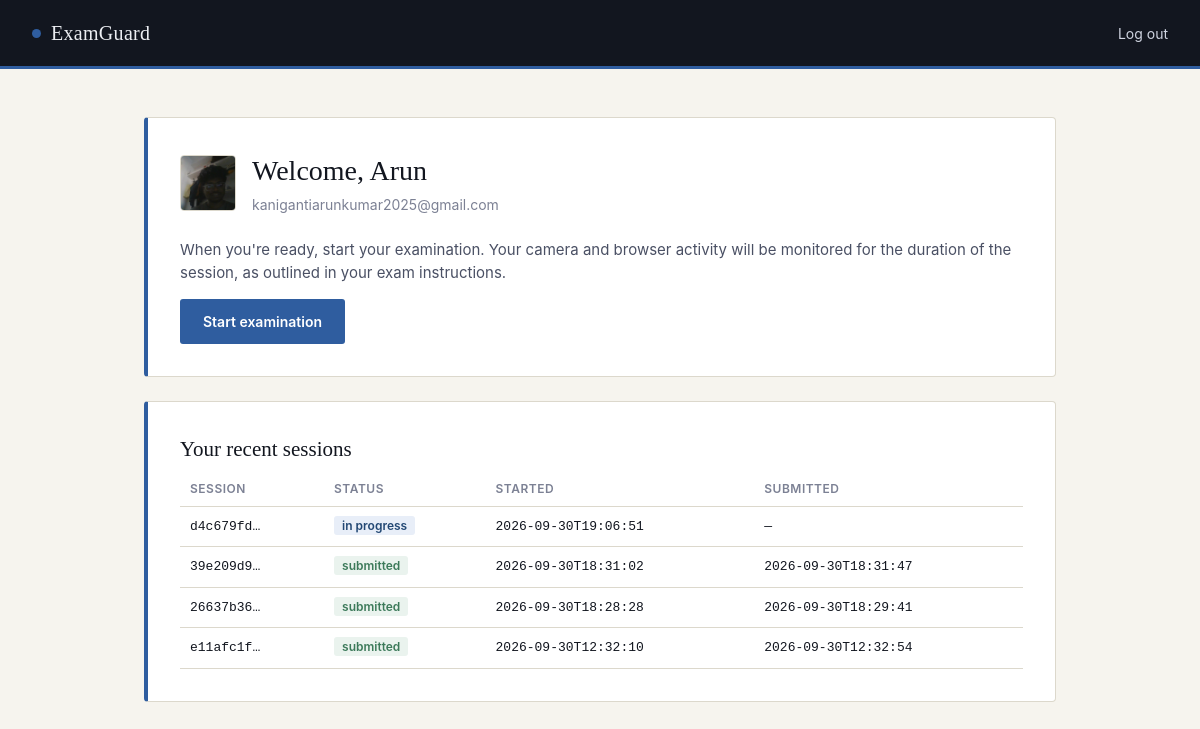
/dashboard (signed in), run on the app's committed database.
### tables this page shows
CREATE TABLE candidates (
            id INTEGER PRIMARY KEY AUTOINCREMENT,
            name TEXT NOT NULL,
            email TEXT UNIQUE NOT NULL,
            password TEXT NOT NULL,
            photo TEXT,
            created_at TEXT DEFAULT (datetime('now'))
        );

CREATE TABLE exam_sessions (
            id INTEGER PRIMARY KEY AUTOINCREMENT,
            candidate_id INTEGER NOT NULL,
            session_id TEXT UNIQUE NOT NULL,
            status TEXT NOT NULL DEFAULT 'in_progress',
            started_at TEXT NOT NULL,
            paused_at TEXT,
            resumed_at TEXT,
            submitted_at TEXT,
            FOREIGN KEY (candidate_id) REFERENCES candidates(id)
        );

### app.py (the view)
@app.route("/dashboard")
def dashboard():
    if "candidate_id" not in session:
        return redirect(url_for("login"))
    candidate_id = session["candidate_id"]
    connection = get_db()
    try:
        candidate = connection.execute("""
            SELECT * FROM candidates WHERE id = ?
        """, (candidate_id,)).fetchone()
        if not candidate:
            session.clear()
            return redirect(url_for("login"))
        recent_sessions = connection.execute("""
            SELECT session_id, status, started_at, submitted_at
            FROM exam_sessions
            WHERE candidate_id = ?
            ORDER BY started_at DESC
            LIMIT 5
        """, (candidate_id,)).fetchall()
        return render_template(
            "dashboard.html",
            candidate=candidate,
            recent_sessions=recent_sessions,
        )
    finally:
        connection.close()

### database.py (called while the page is built)
def get_db():
    os.makedirs(DATABASE_DIR, exist_ok=True)
    connection = sqlite3.connect(DATABASE)
    connection.row_factory = sqlite3.Row
    connection.execute("PRAGMA foreign_keys = ON")
    return connection

### templates/dashboard.html (shortened to what this page needs)
{% extends "base.html" %}
{% block nav_links %}
    <a href="{{ url_for('logout') }}">Log out</a>
{% endblock %}
{% block content %}
    <div class="card">
        <div class="identity-row">
            {% if candidate['photo'] %}
                <img class="candidate-avatar" src="/{{ candidate['photo'] }}" alt="Candidate photo">
            {% endif %}
            <div>
                <h1 style="margin-bottom:2px;">Welcome, {{ candidate['name'] }}</h1>
                <p class="subtitle" style="margin:0;">{{ candidate['email'] }}</p>
            </div>
        </div>
        <p style="color:var(--slate);">
            When you're ready, start your examination. Your camera and browser activity
            will be monitored for the duration of the session, as outlined in your
            exam instructions.
        </p>
        <a href="{{ url_for('start_exam') }}" class="btn btn-primary">Start examination</a>
    </div>
    <div class="card">
        <h2>Your recent sessions</h2>
        {% if recent_sessions %}
            <table>
                <thead>
                    <tr>
                        <th>Session</th>
                        <th>Status</th>
                        <th>Started</th>
                        <th>Submitted</th>
                    </tr>
                </thead>
                <tbody>
                    {% for s in recent_sessions %}
                    <tr>
                        <td>{{ s['session_id'][:8] }}…</td>
                        <td>
                            {% if s['status'] == 'submitted' %}
                                <span class="badge badge-submitted">submitted</span>
                            {% elif s['status'] == 'paused' %}
                                <span class="badge badge-paused">paused</span>
                            {% else %}
                                <span class="badge badge-progress">in progress</span>
                            {% endif %}
                        </td>
                        <td>{{ s['started_at'][:19] }}</td>
                        <td>{{ s['submitted_at'][:19] if s['submitted_at'] else '—' }}</td>
                    </tr>
                    {% endfor %}
                </tbody>
            </table>
        {% else %}
            <p class="helper-text">No exam sessions yet.</p>
        {% endif %}
    </div>
{% endblock %}

### templates/base.html (shortened to what this page needs)
<!DOCTYPE html>
<html lang="en">
<head>
    <link rel="stylesheet" href="{{ url_for('static', filename='css/style.css') }}">
</head>
<body>
    <header class="navbar">
        <div class="navbar-brand">
            <span class="logo-dot"></span> ExamGuard
        </div>
        <div class="navbar-links">
            {% block nav_links %}{% endblock %}
        </div>
    </header>
    <main class="{% block main_class %}page{% endblock %}">
        {% block content %}{% endblock %}
    </main>
</body>
</html>

### static/css/style.css (style rules this page uses)
:root { --ink: #12161f; --ink-soft: #1c2333; --paper: #f6f4ee; --paper-raised: #ffffff; --rule: #dcd8cc; --slate: #4a5064; --slate-soft: #7c8194; --signal: #2f5d9f; --signal-dark: #234874; --confirm: #3c7a5a; --warn: #b4791e; --danger: #a83a3a; --serif: Georgia, "Iowan Old Style", "Times New Roman", serif; --sans: -apple-system, "Segoe UI", Roboto, Helvetica, Arial, sans-serif; --mono: "SFMono-Regular", Consolas, "Liberation Mono", Menlo, monospace; }
* { box-sizing: border-box; }
html, body { margin: 0; padding: 0; background: var(--paper); color: var(--ink); font-family: var(--sans); font-size: 15px; line-height: 1.5; }
.navbar { background: var(--ink); color: #eceef2; padding: 18px 32px; display: flex; align-items: center; justify-content: space-between; border-bottom: 3px solid var(--signal); }
.navbar-brand { font-family: var(--serif); font-size: 20px; letter-spacing: 0.3px; display: flex; align-items: center; gap: 10px; }
.logo-dot { width: 9px; height: 9px; background: var(--signal); display: inline-block; border-radius: 50%; }
.navbar-links { display: flex; gap: 20px; font-size: 14px; }
.navbar-links a { color: #cfd4e0; text-decoration: none; }
.page { max-width: 960px; margin: 0 auto; padding: 48px 24px 80px; }
.card { background: var(--paper-raised); border: 1px solid var(--rule); border-left: 4px solid var(--signal); border-radius: 4px; padding: 32px; }
.card + .card { margin-top: 24px; }
h1, h2, h3 { font-family: var(--serif); font-weight: normal; margin: 0 0 6px; color: var(--ink); }
h1 { font-size: 28px; }
h2 { font-size: 21px; }
.subtitle { color: var(--slate-soft); font-size: 14px; margin: 0 0 28px; }
.btn { display: inline-block; font-family: var(--sans); font-size: 14px; font-weight: 600; padding: 11px 22px; border-radius: 3px; border: 1px solid transparent; cursor: pointer; text-decoration: none; text-align: center; }
.btn-primary { background: var(--signal); color: #ffffff; }
table { width: 100%; border-collapse: collapse; font-size: 14px; }
th { text-align: left; font-size: 12px; text-transform: uppercase; letter-spacing: 0.5px; color: var(--slate-soft); font-weight: 600; padding: 8px 10px; border-bottom: 1px solid var(--rule); }
td { padding: 10px; border-bottom: 1px solid var(--rule); font-family: var(--mono); font-size: 13px; }
.badge { font-family: var(--sans); font-size: 12px; font-weight: 600; padding: 2px 8px; border-radius: 3px; }
.badge-progress { background: #e8eef8; color: var(--signal-dark); }
.badge-submitted { background: #eaf3ee; color: var(--confirm); }
.candidate-avatar { width: 56px; height: 56px; border-radius: 4px; object-fit: cover; border: 1px solid var(--rule); }
.identity-row { display: flex; align-items: center; gap: 16px; margin-bottom: 24px; }

### data on the page
candidates: name "Arun", email "kanigantiarunkumar2025@gmail.com"
exam_sessions: s "d4c679fd", status "in progress", started_at "2026-09-30T19:06:51", s "—"
exam_sessions: s "39e209d9", status "submitted", started_at "2026-09-30T18:31:02", submitted_at "2026-09-30T18:31:47"
exam_sessions: s "26637b36", status "submitted", started_at "2026-09-30T18:28:28", submitted_at "2026-09-30T18:29:41"
exam_sessions: s "e11afc1f", status "submitted", started_at "2026-09-30T12:32:10", submitted_at "2026-09-30T12:32:54"
